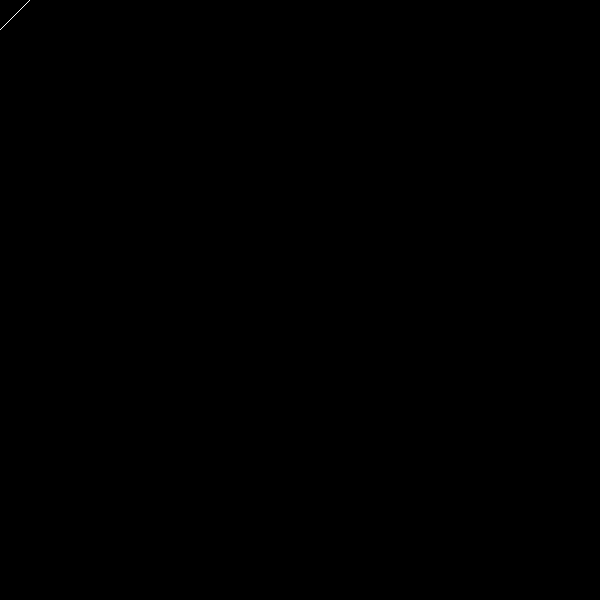
Frame 1 (no input)
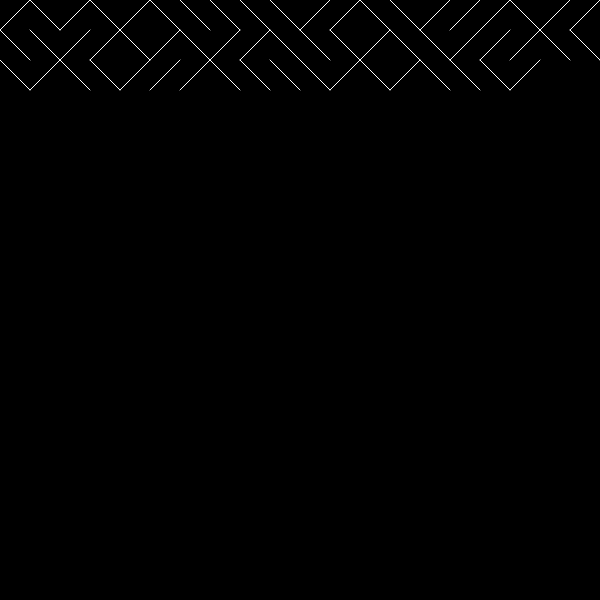
Frame 60 (no input)
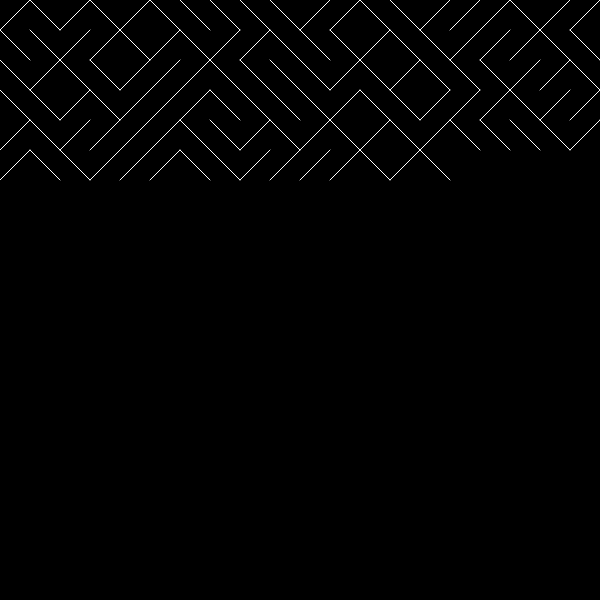
Frame 120 (the mouse pressed at the canvas centre since frame 60)

The p5.js sketch that drew these frames (run headless with seeded random() and noise() and a simulated clock; from frame 60 on, the mouse is pressed at the canvas centre):

// p5.js sketch
// ── sketch.js
let x = 0;
let y = 0; 
let spazio = 30;

function setup() {
  createCanvas(600, 600);
  background(0);
}

function draw() {
  stroke (255);
  if (random(1) < 0.5) {
    line (x, y, x + spazio, y + spazio);
  } else {
    line (x, y + spazio, x + spazio, y);
  }
 x = x + spazio; 
  if (x> width) {
    x = 0;
    y = y + spazio;
  }
  if (y >= height) {
    y = 0;
    background(0);
  }
}
